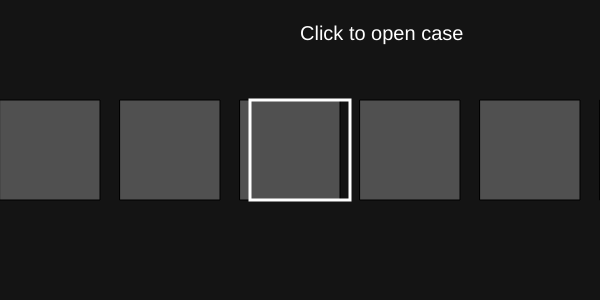
Frame 1 (no input)
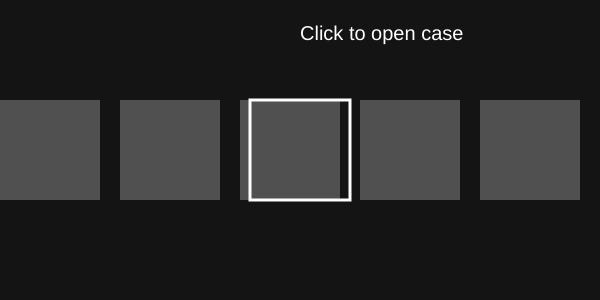
Frame 60 (no input)
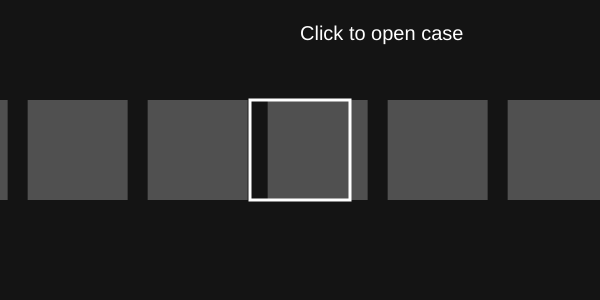
Frame 120 (the mouse pressed at the canvas centre since frame 60)

The p5.js sketch that drew these frames (run headless with seeded random() and noise() and a simulated clock; from frame 60 on, the mouse is pressed at the canvas centre):

// p5.js sketch
// ── sketch.js
let items = [];
let offset = 0;
let targetOffset = 0;
let speed = 0;
let spinning = false;
let reveal = false;
let selectedItem = "";

function setup() {
  createCanvas(600, 300);

  let names = [
    "Common", "Common", "Common",
    "Uncommon", "Uncommon",
    "Rare",
    "Epic",
    "Legendary"
  ];

  for (let i = 0; i < 100; i++) {
    items.push(random(names));
  }
}

function draw() {
  background(20);

  translate(-offset, 0);

  // draw items
  for (let i = 0; i < items.length; i++) {
    let x = i * 120;
    let rarity = items[i];

    // MASK MODE: hide colours while spinning
    if (!reveal) {
      fill(80); // neutral grey
    } else {
      // REAL COLOURS after reveal
      if (rarity === "Common") fill(150);
      if (rarity === "Uncommon") fill(100, 150, 255);
      if (rarity === "Rare") fill(180, 100, 255);
      if (rarity === "Epic") fill(255, 100, 200);
      if (rarity === "Legendary") fill(255, 200, 50);
    }

    rect(x, 100, 100, 100);

    // Only show text AFTER reveal
    if (reveal) {
      fill(0);
      textAlign(CENTER, CENTER);
      text(rarity, x + 50, 150);
    }
  }

  resetMatrix();
  noFill();
  stroke(255);
  strokeWeight(3);
  rect(width / 2 - 50, 100, 100, 100);

  // spinning logic
  if (spinning) {
    offset += speed;
    speed *= 0.97;

    if (speed < 0.5) {
      offset = lerp(offset, targetOffset, 0.2);

      if (abs(offset - targetOffset) < 0.5) {
        offset = targetOffset;
        spinning = false;
        reveal = true; // NOW reveal colours + text
      }
    }
  }

  fill(255);
  noStroke();
  textSize(20);
  text("Click to open case", width / 2, 40);

  if (reveal) {
    text("You got: " + selectedItem, width / 2, 260);
  }
}

function mousePressed() {
  if (!spinning) {
    reveal = false;

    // pick winning index
    let winningIndex = floor(random(items.length));
    selectedItem = items[winningIndex];

    // calculate exact offset so winning item lands in centre
    targetOffset = winningIndex * 120 - (width / 2 - 50);

    speed = random(20, 30);
    spinning = true;
  }
}
